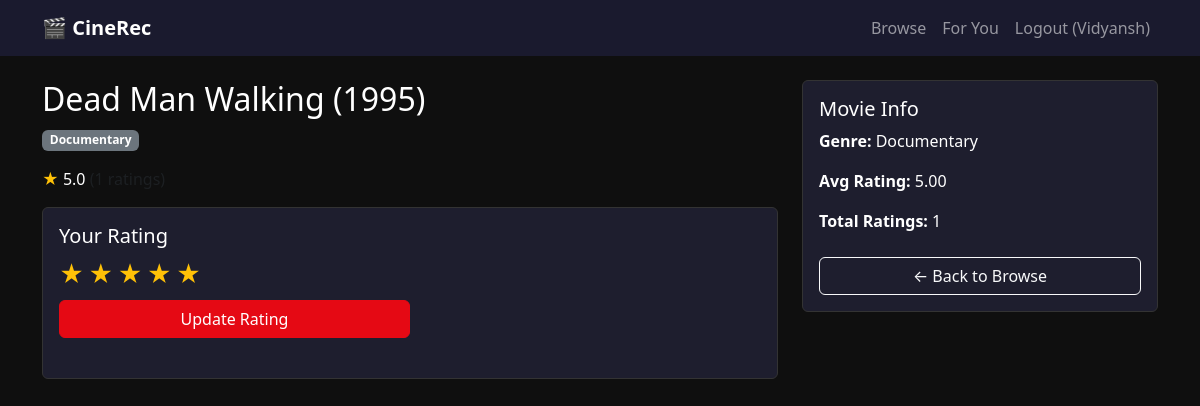
Screenshot of /movie/9 (signed in) with the database file from the repository.
### backend/models.py (models this page shows)
class User(UserMixin, db.Model):
    __tablename__ = 'user'
    id = db.Column(db.Integer, primary_key=True)
    name = db.Column(db.String(100), nullable=False)
    email = db.Column(db.String(120), unique=True, nullable=False)
    password_hash = db.Column(db.String(200), nullable=False)
    created_at = db.Column(db.DateTime, default=datetime.utcnow)
    ratings = db.relationship('Rating', backref='user', lazy=True)

class Movie(db.Model):
    __tablename__ = 'movie'
    id = db.Column(db.Integer, primary_key=True)
    title = db.Column(db.String(200), nullable=False)
    genres = db.Column(db.String(200))
    avg_rating = db.Column(db.Float, default=0.0)
    rating_count = db.Column(db.Integer, default=0)
    ratings = db.relationship('Rating', backref='movie', lazy=True)

### backend/routes/movies.py (the view)
@movies_bp.route('/movie/<int:movie_id>')
@login_required
def movie_detail(movie_id):
    movie = Movie.query.get_or_404(movie_id)
    user_rating = Rating.query.filter_by(user_id=current_user.id, movie_id=movie_id).first()
    return render_template('movie.html', movie=movie, user_rating=user_rating)

### frontend/templates/movie.html (shortened to what this page needs)
{% extends 'base.html' %}
{% block content %}
<div class="row">
    <div class="col-md-8">
        <h2>{{ movie.title }}</h2>
        <p><span class="badge bg-secondary">{{ movie.genres }}</span></p>
        <p><span class="text-warning">★</span> {{ "%.1f"|format(movie.avg_rating) }}
           <span class="text-muted">({{ movie.rating_count }} ratings)</span></p>
        <div class="card p-3 mt-3">
            <h5>Your Rating</h5>
            <div class="star-rating" id="starRating">
                {% for i in range(1, 6) %}
                <span data-value="{{ i }}"
                      class="{% if user_rating and user_rating.score >= i %}active{% endif %}">★</span>
                {% endfor %}
            </div>
            <button class="btn btn-primary mt-2 w-50" onclick="submitRating()">
                {{ 'Update Rating' if user_rating else 'Rate This Movie' }}
            </button>
        </div>
    </div>
    <div class="col-md-4">
        <div class="card p-3">
            <h5>Movie Info</h5>
            <p><strong>Genre:</strong> {{ movie.genres }}</p>
            <p><strong>Avg Rating:</strong> {{ "%.2f"|format(movie.avg_rating) }}</p>
            <p><strong>Total Ratings:</strong> {{ movie.rating_count }}</p>
            <a href="/browse" class="btn btn-outline-light w-100 mt-2">← Back to Browse</a>
        </div>
    </div>
</div>
{% endblock %}

### frontend/templates/base.html (shortened to what this page needs)
<!DOCTYPE html>
<html lang="en">
<head>
    <link href="https://cdn.jsdelivr.net/npm/bootstrap@5.3.0/dist/css/bootstrap.min.css" rel="stylesheet">
    <link href="https://cdnjs.cloudflare.com/ajax/libs/font-awesome/6.4.0/css/all.min.css" rel="stylesheet">
</head>
<body>
{% if current_user.is_authenticated %}
<nav class="navbar navbar-expand-lg navbar-dark">
    <div class="container">
        <a class="navbar-brand fw-bold" href="/dashboard">🎬 CineRec</a>
        <div class="navbar-nav ms-auto">
            <a class="nav-link" href="/browse">Browse</a>
            <a class="nav-link" href="/recommend">For You</a>
            <a class="nav-link" href="/logout">Logout ({{ current_user.name }})</a>
        </div>
    </div>
</nav>
{% endif %}
<div class="container mt-4">
    {% block content %}{% endblock %}
</div>
</body>
</html>

### frontend/templates/base.html (style rules this page uses)
body { background-color: #0f0f0f; color: #ffffff; }
.navbar { background-color: #1a1a2e !important; }
.card { background-color: #1e1e2e; border: 1px solid #333; color: #fff; }
.btn-primary { background-color: #e50914; border-color: #e50914; }
.star-rating span { cursor: pointer; font-size: 1.5rem; color: #555; }
.star-rating span.active { color: #ffc107; }

### rows the page displays
User: name "Vidyansh"
Movie: title "Dead Man Walking (1995)", genres "Documentary", avg_rating "5.0", avg_rating "5.00", rating_count "1"

### other values shown
{{ 'Update Rating' if user_rating else 'Rate This Movie' }} "Update Rating"
